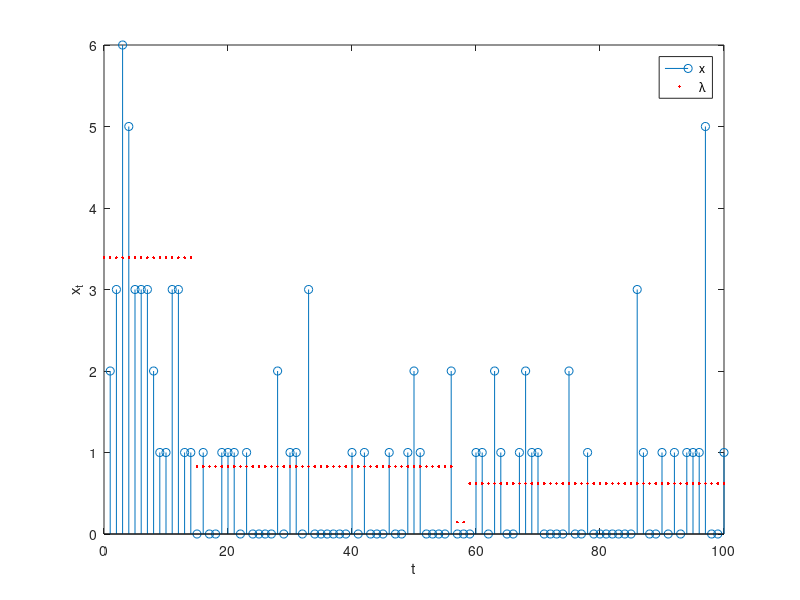

The MATLAB source for this figure:
% B.1 Data generation

% CMPE58N_MCP_POISS Script to generate data from the model 
%

% Change History : 
% Date Time Prog Note 
% 01-Apr-2009 9:40 AM ATC Created under MATLAB 7.7.0

% ATC = Ali Taylan Cemgil,
% Department of Computer Engineering, Bogazici University 
% e-mail : taylan.cemgil@boun.edu.tr

% Set the Hyperparameters 
M = 100; 
data.M = M; 
data.nu = 0.9; 
data.B = 0.2; 
data.a0 = 5; 
data.b0 = 2; 
data.log_p1 = log(0.05); 
data.log_p0 = log(1 - exp(data.log_p1));

data.r = double(rand(1, M) < exp(data.log_p1)); 
data.lambda0 = gamrnd(data.a0, 1/data.b0); 
data.lambda = zeros(1, M); 

for t=1:M,
    if data.r(t)==1, 
        data.lambda(t) = gamrnd(data.nu, 1/data.B);
    else if t>1,
        data.lambda(t) = data.lambda(t-1);         
        else
            data.lambda(t) = data.lambda0; 
        end;
    end;
end;

data.x = poissrnd(data.lambda);

% Plot data 
stem(data.x)
hold on 
plot(0:M, [data.lambda0 data.lambda], 'r.') 
%ln= grid_line(find(data.r)); set(ln, 'lines', ':') 
hold off
legend('x','\lambda'); xlabel('t'); ylabel('x_t')